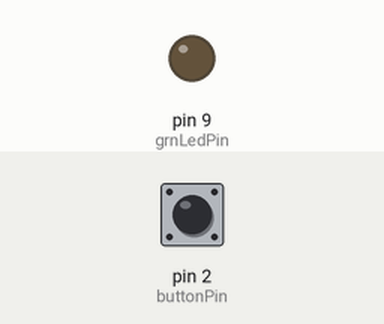
Recording of a sketch running on a simulated Arduino Uno, built with avr-gcc and run on an emulated ATmega328P. On the bench: output pins drawn as LEDs (lit = HIGH). The inputs (shaded band) are chosen by the test bench; at power-on: pin 2 (buttonPin) HIGH.

Above: at 1.2 s.
1.3 s: pin 2 (buttonPin) pulled LOW for 0.15 s
At 1.9 s:
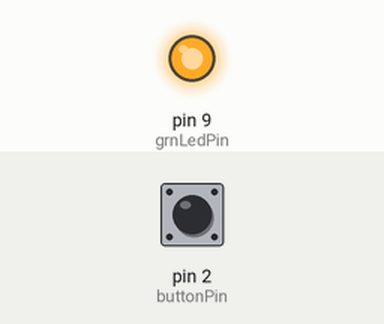
2.9 s: pin 2 (buttonPin) pulled LOW for 1 s
At 3.2 s:
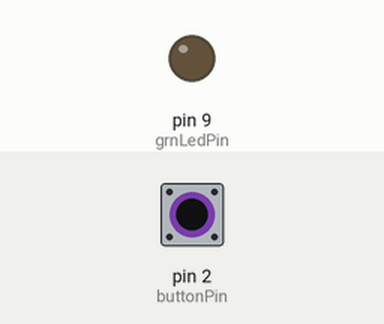
5.4 s: pin 2 (buttonPin) pulled LOW for 3.2 s
At 6.3 s:
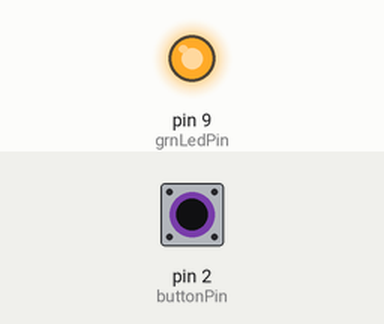
Timing chart, 0 to 8.4 s (numbered marks = the images above; inputs shaded):
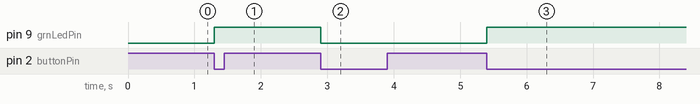

The sketch:

button_polling.ino
```cpp
// Declare two read-only integer constants 'grnLedPin' and 'buttonPin' and assign the appropriate pin numbers.
const int grnLedPin = 9;
const int buttonPin = 2;

// Declare three integer variables: 'ledToggle', 'lastButtonState', and 'buttonState'.
int ledToggle = LOW;
int lastButtonState = HIGH;
int buttonState;

// Define the setup() function, which is executed only once during powerup.
void setup() {
  // Set the pinMode of the 'grnLedPin' as OUTPUT (digital output).
  pinMode(grnLedPin, OUTPUT);

  // Set the pinMode of 'buttonPin' as INPUT_PULLUP to enable internal pull-up resistor.
  pinMode(buttonPin, INPUT_PULLUP);
}

// Define the loop() function, which is called repeatedly during the program's execution.
void loop() {
  // Read the state of the 'buttonPin' and store it in the 'buttonState' variable.
  buttonState = digitalRead(buttonPin);

  // Check whether the 'buttonState' is LOW and 'lastButtonState' is HIGH (i.e., button press occurred).
  if (buttonState == LOW && lastButtonState == HIGH) {
    // Toggle the 'ledToggle' state by negating its value ('!' operator).
    ledToggle = !ledToggle;

    // Write the new state of 'ledToggle' to the 'grnLedPin'.
    digitalWrite(grnLedPin, ledToggle);
  }

  // Update the 'lastButtonState' with the current 'buttonState' value.
  lastButtonState = buttonState;

  // Wait for 100 milliseconds before executing the next command.
  delay(100);
}
```

Measured:
- after the input at 1.3 s, pin 9 (grnLedPin): LOW → HIGH at once
- after the input at 2.9 s, pin 9 (grnLedPin): HIGH → LOW at once
- after the input at 5.4 s, pin 9 (grnLedPin): LOW → HIGH at once
